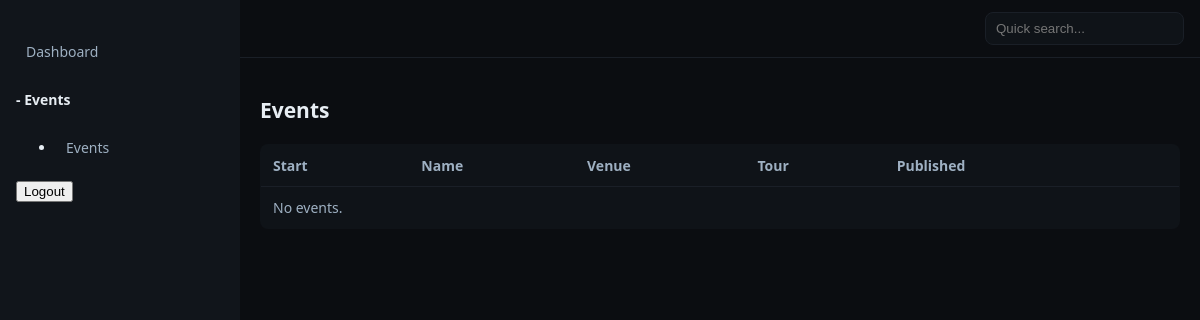
The app's page /control/events/, older data.
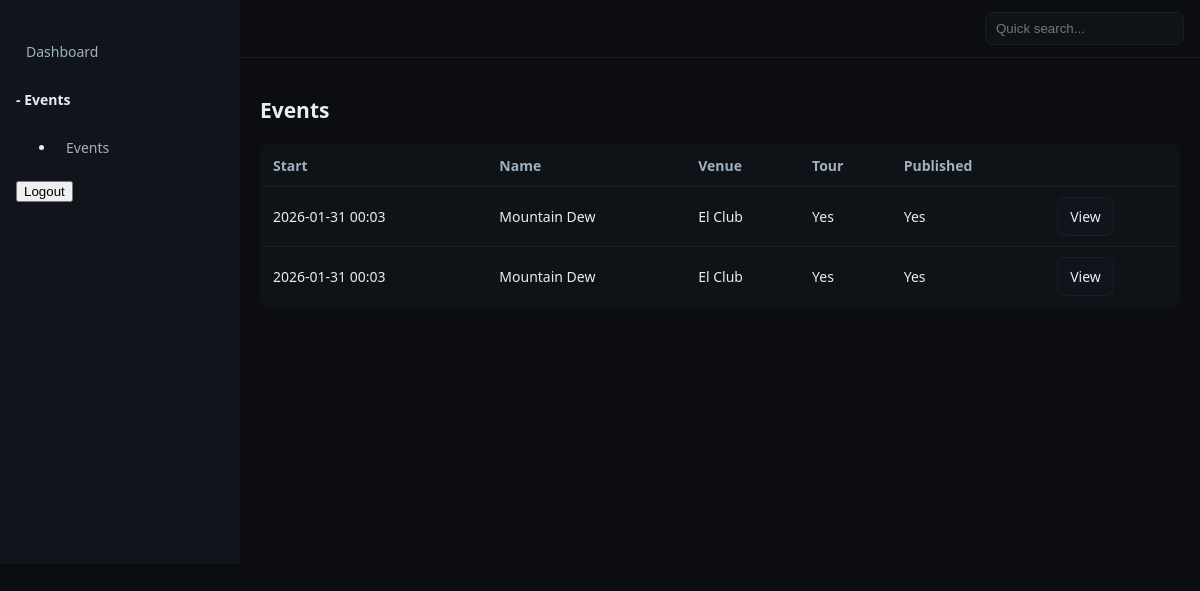
The same page, newer data.
### events/models.py (models this page shows, shortened)
class Event(models.Model):
    name = models.CharField(max_length=200, blank=True)
    is_tour_stop = models.BooleanField(default=False)
    is_21_plus = models.BooleanField(default=False)
    start = models.DateTimeField()
    end = models.DateTimeField(null=True, blank=True)
    venue = models.ForeignKey(Venue, null=True, blank=True, on_delete=models.SET_NULL)
    afterparty_info = models.TextField(blank=True)
    meet_greet_info = models.TextField(blank=True)
    cover_image = models.ImageField(upload_to="events/cover/", blank=True, null=True,
                                    help_text="Wide hero image for the Events page.")
    flyer       = models.ImageField(upload_to="events/flyer/", blank=True, null=True,
                                    help_text="Portrait flyer used on cards if no cover.")
    published = models.BooleanField(default=False)

class Venue(models.Model):
    name = models.CharField(max_length=200)
    address = models.CharField(max_length=200, blank=True)
    city = models.CharField(max_length=60, blank=True)
    state = models.CharField(max_length=30, blank=True)
    country = models.CharField(max_length=60, blank=True)
    capacity = models.PositiveIntegerField(null=True, blank=True)
    owner_name = models.CharField(max_length=120, blank=True)
    owner_email = models.EmailField(blank=True)
    entertainment_manager = models.CharField(max_length=120, blank=True)
    entertainment_email = models.EmailField(blank=True)
    hours = models.CharField(max_length=200, blank=True)
    def __str__(self):
        return self.name

### events/views.py (the view)
# urls.py: path("", views.events_list, name="list"),
def events_list(request):
    city  = (request.GET.get("city") or "").strip()
    state = (request.GET.get("state") or "").strip()
    venue = (request.GET.get("venue") or "").strip()
    show_past = (request.GET.get("past") in ("1", "true", "yes"))
    now = timezone.now()
    base = (Event.objects
            .filter(published=True)
            .select_related("venue")
            .annotate(has_tickets=Exists(
                TicketType.objects.filter(event_id=OuterRef("pk"), active=True)
            )))
    if city:
        base = base.filter(venue__city__icontains=city)
    if state:
        base = base.filter(venue__state__icontains=state)
    if venue:
        base = base.filter(venue__name__icontains=venue)
    if not show_past:
        base = base.filter(start__gte=now)
    events = list(base.order_by("start"))
    hero = None
    for e in events:
        if e.start and e.start >= now:
            hero = e
            break
    if not hero and events:
        hero = events[0]
    vqs = Venue.objects.filter(event__published=True)
    cities = (vqs.exclude(city="").exclude(city__isnull=True)
                  .values_list("city", flat=True).distinct().order_by("city"))
    states = (vqs.exclude(state="").exclude(state__isnull=True)
                  .values_list("state", flat=True).distinct().order_by("state"))
    venues = (vqs.exclude(name="").exclude(name__isnull=True)
                  .values_list("name", flat=True).distinct().order_by("name"))
    ctx = {
        "hero": hero,
        "events": events,
        "filters": {"city": city, "state": state, "venue": venue, "past": "1" if show_past else ""},
        "cities": cities, "states": states, "venues": venues,
    }
    return render(request, "events/list.html", ctx)

### templates/events/list.html (shortened to what this page needs)
{% extends 'controlpanel/dashboard.html' %}
{% block content %}
<h1>Events</h1>
<table class="table">
  <thead><tr><th>Start</th><th>Name</th><th>Venue</th><th>Tour</th><th>Published</th><th></th></tr></thead>
  <tbody>
  {% for e in events %}
    <a><tr>
      <td>{{ e.start|date:"Y-m-d H:i" }}</td>
      <td>{{ e.name|default:"(unnamed)" }}</td>
      <td>{{ e.venue }}</td>
      <td>{% if e.is_tour_stop %}Yes{% else %}<span class="muted">No</span>{% endif %}</td>
      <td>{% if e.published %}Yes{% else %}<span class="muted">No</span>{% endif %}</td>
      <td>
        <a class="btn" href="{% url 'control:events:dashboard' e.id %}">View</a>
    </td>
    </tr>
  {% empty %}
    <tr><td colspan="6" class="muted">No events.</td></tr>
  {% endfor %}
  </tbody>
</table>
{% endblock %}

### templates/controlpanel/dashboard.html (shortened to what this page needs)
{% load static %}
<!doctype html>
<html>
  <head>
    {% load static %}
	<link rel="stylesheet" href="{% static 'css/control.css' %}">
  </head>
  <body>
    <div class="cp-shell">
		<aside class="cp-sidebar">
			<nav class="cp-nav">
				{% if not request.user.is_superuser %}<a href="{% url 'control:pages:artist_dashboard' request.user.artist_dashboard.id %}">Dashboard</a>{% endif %}
				<div>
					<h4 onclick="expandCollapseNav(this)"><span>-</span> Events</h4>
					<ul>
						<li><a href="{% url 'control:events:list' %}">Events</a></li>
					</ul>
				</div>
				<form action="{% url 'control:accounts:logout' %}" method="post" style="display:inline">
					<button type="submit">Logout</button>
				</form>
			</nav>
		</aside>
		<main class="cp-main">
			<header class="cp-topbar" style="align-items: center;justify-content: space-between;">
				<form method="get" action="" class="cp-quicksearch">
					<input type="search" name="q" placeholder="Quick search...">
				</form>
			</header>
			<section class="cp-content">
				{% block content %}{% endblock %}
			</section>
		</main>
    </div>
  </body>
</html>

### static/css/control.css (style rules this page uses)
:root { --bg:#0b0d11; --panel:#11151b; --ink:#e7edf3; --muted:#9eb0c2; --accent:#4fd1c5; }
* { box-sizing:border-box }
html,body { height:100% }
body { margin:0;background:var(--bg);color:var(--ink);font:14px/1.5 system-ui,-apple-system,Segoe UI,Roboto }
a { color:var(--ink);text-decoration:none }
.cp-shell { display:grid;grid-template-columns:240px 1fr;min-height:100vh }
.cp-sidebar { background:var(--panel);padding:16px;position:sticky;top:0; }
.cp-nav a { display:block;padding:8px 10px;border-radius:8px;color:var(--muted) }
.cp-main { display:flex;flex-direction:column }
.cp-topbar { display:flex;justify-content:flex-end;padding:12px 16px;border-bottom:1px solid #1a1f27 }
.cp-quicksearch input { background:#0f1318;border:1px solid #1a1f27;color:var(--ink);padding:8px 10px;border-radius:8px }
.cp-content { padding:20px }
.table { width:100%;border-collapse:collapse;background:#0f1318;border:1px solid #1a1f27;border-radius:8px;overflow:hidden }
.table th,.table td { padding:10px 12px;border-bottom:1px solid #1a1f27 }
.table th { text-align:left;color:var(--muted);font-weight:600 }
.btn { display:inline-block;padding:8px 12px;border:1px solid #1a1f27;background:#11151b;color:var(--ink);border-radius:8px }

Row changes from the older to the newer data that the page shows:
added Event: start "2026-01-31 00:03", name "Mountain Dew", venue "El Club", is_tour_stop "Yes", published "Yes"
added Event: start "2026-01-31 00:03", name "Mountain Dew", venue "El Club", is_tour_stop "Yes", published "Yes"
Text that changed along with them:
text no longer shown: "No events."
